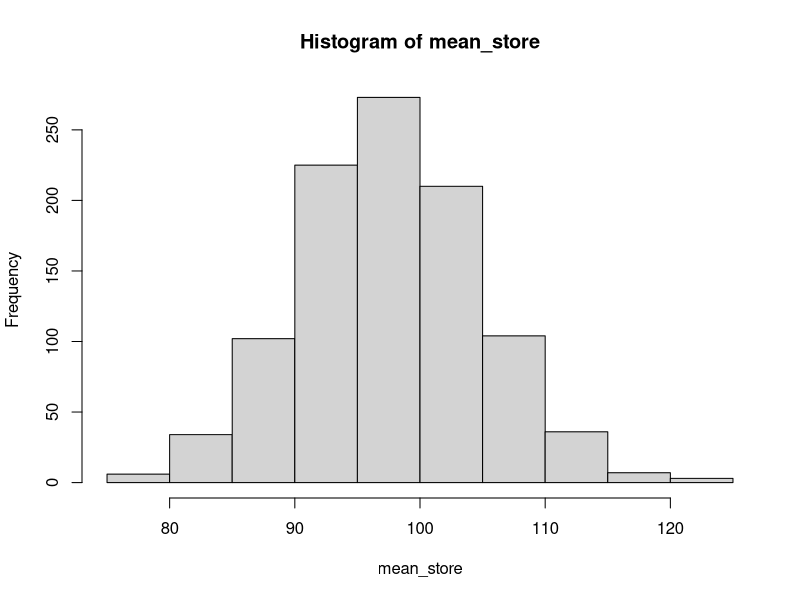

This chart was generated by the following R code:
## ---- chunk 1
# draw 10,000 number from the above distribution and store it.

# count the number of draws that falls in the given range. 
#a.

P1 = pnorm(50, mean =30, sd = 10)
P2 = pnorm(20, mean =30, sd = 10)
p_theoretical = P1 - P2
p_theoretical
## ---- chunk 2
#b.
set.seed(666)
x = rnorm(10000, mean = 30, sd = 10)
p = sum(x<=60&x>=30)/10000 
p

## ---- chunk 3
# for(i in 1:1000){
  # draw one such sample with N=1000
  # store the mean of the sample
  # store the standard deviation of the sample
# }
# compute the mean of the sample means
# compute the mean of the sample standard deviations
N = 1000

mean_store = vector(length=N)
sd_store = vector(length=N)
for (i in 1:1000) {
  x = sample(c(7,77,777),size=1000,replace=T,prob=c(0.7,0.2,0.1))
  mean_store[i] = mean(x)
  sd_store[i] = sd(x)
}

mean_mean = mean(mean_store)
mean_mean
mean_sd = mean(sd_store)
mean_sd
## ---- chunk 4
# plot your data:
  # the hist() function is the easiest way to do so.
  # we will learn more sophisticated plotting skills later.
hist(mean_store)
